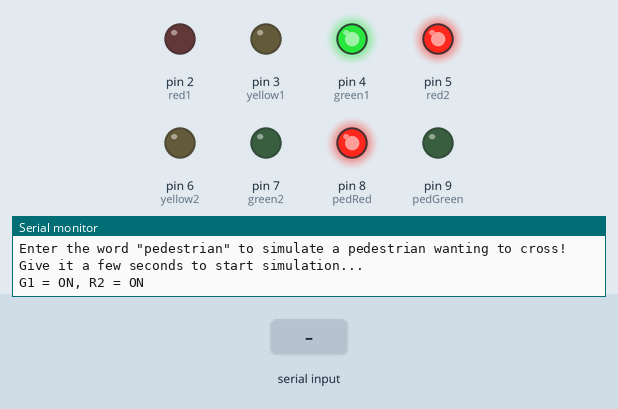
This sketch was run on a simulated Arduino Uno, built with avr-gcc and run on an emulated ATmega328P. Parts: output pins drawn as LEDs (lit = HIGH), the last lines printed to the serial monitor. Inputs (shaded band) come from the test bench.

Above: at 1.2 s.
1.3 s: "pedestrian" received over Serial
At 3.8 s:
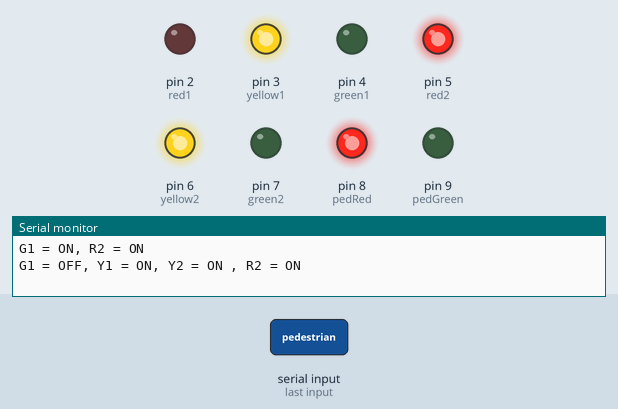
At 7.3 s:
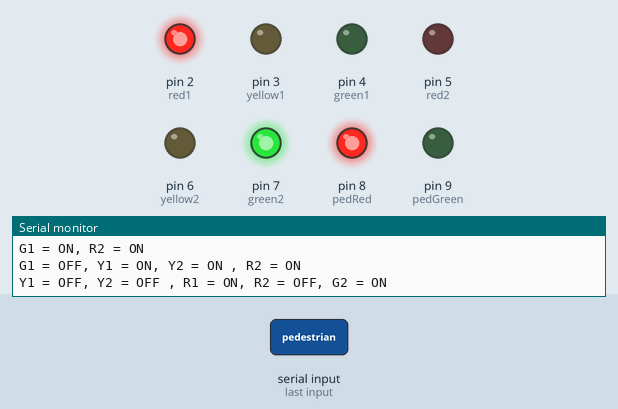
22.6 s: "1" received over Serial
At 25.5 s:
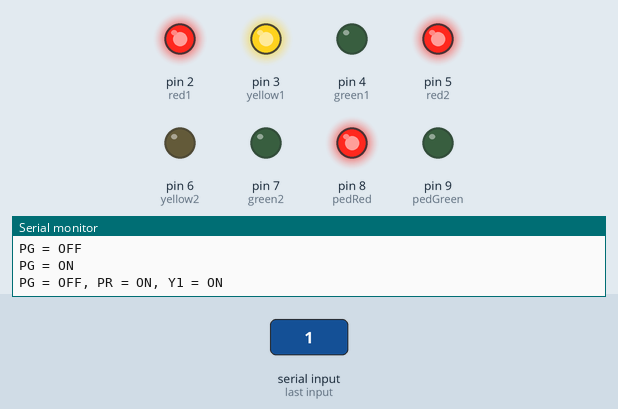
Timing chart, 0 to 28.6 s (numbered marks = the images above; inputs shaded):
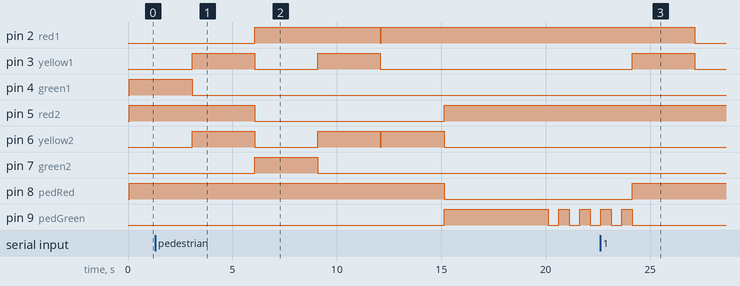

Measured:
- after the input at 1.3 s, pin 3 (yellow1): goes on until 12.1 s, then stays LOW; pin 4 (green1): goes on until 3.1 s, then stays LOW; pin 7 (green2): goes on until 9.1 s, then stays LOW; pin 8 (pedRed): HIGH → LOW after 13.8 s; pin 9 (pedGreen): LOW → HIGH after 13.8 s, then repeats every 1.0 s: LOW 0.50 s, HIGH 0.50 s
- after the input at 22.6 s, pin 2 (red1), pin 3 (yellow1): goes on until 27.1 s, then stays LOW

The sketch:

trafficlights2.ino
```cpp
                                    // Declaring Variables
int red1 = 2;
int yellow1 = 3;
int green1 = 4;
int red2 = 5;
int yellow2 = 6;
int green2 = 7;
int pedRed = 8;
int pedGreen = 9;
String input = "";


void setup() {                     // The code that I want to run once. Making the variables outputs and launching the Serial Monitor. Also prints instructions into the monitor.
    pinMode(red1, OUTPUT);
    pinMode(yellow1, OUTPUT);
    pinMode(green1, OUTPUT);
    pinMode(red2, OUTPUT);
    pinMode(yellow2, OUTPUT);
    pinMode(green2, OUTPUT);
    pinMode(pedRed, OUTPUT);
    pinMode(pedGreen, OUTPUT);
    Serial.begin(9600);
    Serial.flush();
    Serial.println("Enter the word \"pedestrian\" to simulate a pedestrian wanting to cross! Give it a few seconds to start simulation...");

}

// The loop code that I want to repeat
void loop() {
  digitalWrite(pedRed, HIGH);     // Turns the pedestrian red light on whilst the loop happens.
  while (Serial.available() > 0)  // makes sure that the serial monitor is available
  {
  input += (char) Serial.read();  // input reads the input from the user.
  delay(5);                       // delay gives it some time to read
  }

  if (input == "")                // IF statement to see if the input is pedestrian or not, if it is pedestrian it runs the trafficlight2 function.
  {
    trafficLights1();
  }else if ( input == "pedestrian"){
      Serial.println("Simulating pedestrian now!");
      trafficLights2();
      input = "";
  }

}


void trafficLights1 (){           // Main traffic light loop just for cars, no pedestrian
  // green 1 and red2 on
    digitalWrite(green1, HIGH);
    digitalWrite(red2, HIGH);
    Serial.println("G1 = ON, R2 = ON");
    delay(3000);
 // green 1 off, yellow 1 on, yellow 2 on,

    digitalWrite(green1, LOW);
    digitalWrite(yellow1, HIGH);
    digitalWrite(yellow2, HIGH);
    Serial.println("G1 = OFF, Y1 = ON, Y2 = ON , R2 = ON");
    delay(3000);

 // yellow 1 off, red 1 on, yellow 2 and red 2 off, green 2 on

    digitalWrite(yellow1, LOW);
    digitalWrite(red1, HIGH);
    digitalWrite(red2, LOW);
    digitalWrite(yellow2, LOW);
    digitalWrite(green2, HIGH);
    Serial.println("Y1 = OFF, Y2 = OFF , R1 = ON, R2 = OFF, G2 = ON");
    delay(3000);

    // turn off red and yellow, then turn on green
    digitalWrite(yellow2, HIGH);
    digitalWrite(green2, LOW);
    digitalWrite(yellow1, HIGH);
    Serial.println("R1 = ON Y1 = ON, Y2 = ON, G2 = OFF");
    delay(3000);

    digitalWrite(red1, LOW);
    digitalWrite(yellow1, LOW);
    digitalWrite(yellow2, LOW);
    digitalWrite(green2, LOW);
}

void trafficLights2(){      // trafficlight2 is the functiton for the pedestrian. This runs if pedestrian is entered into the serial monitor.
    digitalWrite(yellow1, LOW);
    delay(5);
    digitalWrite(red1, HIGH);
    digitalWrite(green2, LOW);
    digitalWrite(yellow2, HIGH);
    Serial.println("R1 = ON Y1 = OFF, Y2 = ON, G2 = OFF");
    delay(3000);

    digitalWrite(yellow2, LOW);
    digitalWrite(red2, HIGH);
    digitalWrite(pedRed, LOW);
    digitalWrite(pedGreen, HIGH);
    Serial.println("R1 = ON R2 = ON, Y2 = OFF, PR = OFF, PG = ON");
    delay(5000);
    digitalWrite(pedGreen, LOW);
    Serial.println("PG = OFF");
    delay(500);
    digitalWrite(pedGreen, HIGH);
    Serial.println("PG = ON");
    delay(500);
    digitalWrite(pedGreen, LOW);
    Serial.println("PG = OFF");
    delay(500);
    digitalWrite(pedGreen, HIGH);
    Serial.println("PG = ON");
    delay(500);
    digitalWrite(pedGreen, LOW);
    Serial.println("PG = OFF");
    delay(500);
    digitalWrite(pedGreen, HIGH);
    Serial.println("PG = ON");
    delay(500);
    digitalWrite(pedGreen, LOW);
    Serial.println("PG = OFF");
    delay(500);
    digitalWrite(pedGreen, HIGH);
    Serial.println("PG = ON");
    delay(500);
    digitalWrite(pedRed, HIGH);
    digitalWrite(pedGreen, LOW);
    digitalWrite(yellow1, HIGH);
    Serial.println("PG = OFF, PR = ON, Y1 = ON");
    delay(3000);

    digitalWrite(yellow1, LOW);
    digitalWrite(red1, LOW);
    Serial.println("R1 = OFF, Y1 = OFF, G1 = ON, R2 = ON");

}

                                                              // Created by James Holliday 06/03/2017
                                                              // StudentID : 168230005
                                                              // email: James.Holliday1@uni.brighton.ac.uk
```
